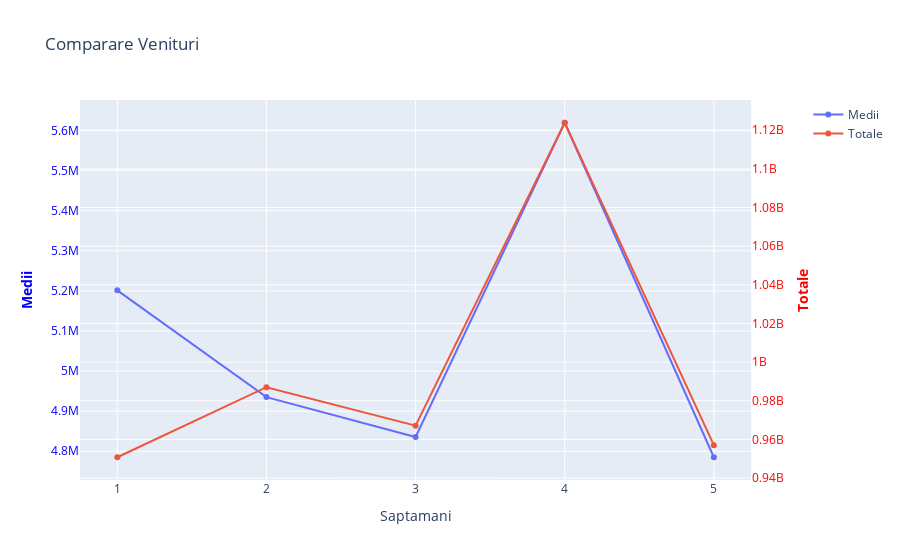

Here is the notebook cell this chart was saved with:
### Code cell
from plotly.subplots import make_subplots
fig = make_subplots(specs=[[{"secondary_y": True}]])

fig.add_trace(
    go.Scatter(x=["1","2","3","4","5"], y=[5201316, 4935093, 4835519, 5619357, 4785117], name="Medii"),
    secondary_y=False,
)

fig.add_trace(
    go.Scatter(x=["1","2","3","4","5"], y=[950770423, 987018583, 967103798,  1123871497, 957023388], name="Totale"),
    secondary_y=True,
)

fig.update_layout(
    title_text="Comparare Venituri"
)

fig.update_xaxes(title_text="Saptamani")
fig.update_yaxes(title_text="<b>Medii</b>", secondary_y=False, color="blue")
fig.update_yaxes(title_text="<b>Totale</b>", secondary_y=True, color="red")


fig.show()

### Figure 1 — Plotly figure (JSON) as saved in the notebook; plotly's stock layout.template omitted (floating-point values rounded to 4 significant figures)
{"data": [{"name": "Medii", "type": "scatter", "x": ["1", "2", "3", "4", "5"], "xaxis": "x", "y": [5201316, 4935093, 4835519, 5619357, 4785117], "yaxis": "y"}, {"name": "Totale", "type": "scatter", "x": ["1", "2", "3", "4", "5"], "xaxis": "x", "y": [950770423, 987018583, 967103798, 1123871497, 957023388], "yaxis": "y2"}], "layout": {"autosize": true, "title": {"text": "Comparare Venituri"}, "xaxis": {"anchor": "y", "autorange": true, "domain": [0, 0.94], "range": [-0.2467, 4.247], "title": {"text": "Saptamani"}, "type": "category"}, "yaxis": {"anchor": "x", "autorange": true, "color": "blue", "domain": [0, 1], "range": [4716000.0, 5688000.0], "title": {"text": "<b>Medii</b>"}, "type": "linear"}, "yaxis2": {"anchor": "x", "autorange": true, "color": "red", "overlaying": "y", "range": [936500000.0, 1138000000.0], "side": "right", "title": {"text": "<b>Totale</b>"}, "type": "linear"}}}
